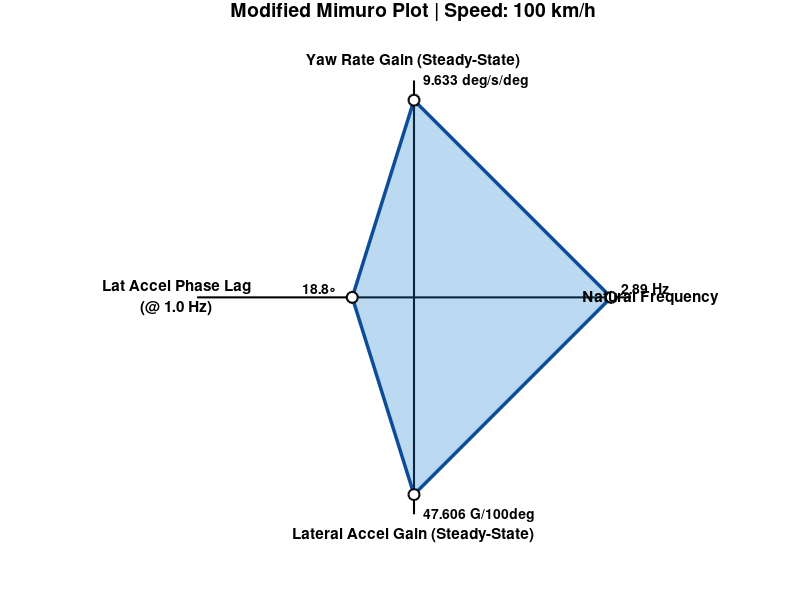

Recreate this plot in MATLAB.
% =========================================================================
% STANDALONE SCRIPT: MODIFIED MIMURO PLOT (NATURAL FREQUENCY ON +X)
% Uses Vehicle Parameters from MUS / ABS Simulation
% =========================================================================
clear; clc; close all;

% 1. Vehicle Parameters (From your ABS Script)
veh_params.m = 1600; 
veh_params.Iz = 2600; 
veh_params.lf = 1.3; 
veh_params.lr = 1.3; 
veh_params.ks_f = 345000; 
veh_params.ks_r = 410000;

% Benchmarking Conditions
V_kmh = 100;                % Standard benchmarking speed (km/h)
V_x = V_kmh / 3.6;          % Convert to m/s
f_bench = 1.0;              % Standard steering input frequency (Hz)
w_bench = 2 * pi * f_bench; % Rad/s

% 2. State-Space Matrices Construction (2-DOF Bicycle Model)
A11 = -(veh_params.ks_f + veh_params.ks_r) / (veh_params.m * V_x);
A12 = ((veh_params.ks_r * veh_params.lr - veh_params.ks_f * veh_params.lf) / (veh_params.m * V_x)) - V_x;
A21 = (veh_params.ks_r * veh_params.lr - veh_params.ks_f * veh_params.lf) / (veh_params.Iz * V_x);
A22 = -(veh_params.ks_f * veh_params.lf^2 + veh_params.ks_r * veh_params.lr^2) / (veh_params.Iz * V_x);

A = [A11, A12; A21, A22];
B = [veh_params.ks_f / veh_params.m; (veh_params.ks_f * veh_params.lf) / veh_params.Iz];

% Output Matrices
% C_r  -> Yaw Rate (State 2)
% C_ay -> Lateral Accel (v_dot + V_x*r)
C_r = [0, 1];
D_r = 0;
C_ay = [A11, (A12 + V_x)];
D_ay = B(1);

% Define Systems
sys_r = ss(A, B, C_r, D_r);
sys_ay = ss(A, B, C_ay, D_ay);

% 3. Extract Plot Points
% Steady-State Gains 
Gr_ss_rad = dcgain(sys_r);               
Gr_ss_deg = Gr_ss_rad; % deg/s per deg of steer (ratio is identical)

Gay_ss_ms2 = dcgain(sys_ay);             
Gay_ss_g = (Gay_ss_ms2 / 9.81) * (pi/180) * 100; % G per 100 deg of steer

% Natural Frequency (Replaces Yaw Rate Phase Lag on +X)
[Wn, ~] = damp(A);
f_n = Wn(1) / (2*pi); % Natural frequency in Hz

% Lateral Acceleration Phase Lag at 1 Hz (on -X)
[~, phase_ay] = bode(sys_ay, w_bench);
lag_ay = -squeeze(phase_ay); 

% 4. Normalization for Radar Chart Plotting
% Define maximum bounds to scale the axes visually
max_Gr = 0.5;    % Max expected Yaw Gain (deg/s/deg)
max_Gay = 1.5;   % Max expected Lat Accel Gain (G/100deg)
max_fn = 2.5;    % Max expected Natural Frequency (Hz)
max_lag = 60;    % Max expected Phase Lag (deg)

% Normalize values (0 to 1 scale)
norm_Gr = min(Gr_ss_deg / max_Gr, 1.0);
norm_Gay = min(Gay_ss_g / max_Gay, 1.0);
norm_fn = min(f_n / max_fn, 1.0);
norm_lag_ay = min(lag_ay / max_lag, 1.0);

% Define Polygon Coordinates (Top, Right, Bottom, Left)
X_poly = [0, norm_fn, 0, -norm_lag_ay, 0];
Y_poly = [norm_Gr, 0, -norm_Gay, 0, norm_Gr];

% 5. Render Modified Mimuro Plot
figure('Name', 'Modified Mimuro Handling Plot', 'Color', 'w', 'Position', [100, 100, 800, 800]);
hold on; axis equal; axis([-1.2 1.2 -1.2 1.2]); axis off;

% Draw Axis Crosshairs
plot([-1.1 1.1], [0 0], 'k-', 'LineWidth', 1.5); % Horizontal
plot([0 0], [-1.1 1.1], 'k-', 'LineWidth', 1.5); % Vertical

% Plot the Handling Diamond
fill(X_poly, Y_poly, [0.1 0.5 0.8], 'FaceAlpha', 0.3, 'EdgeColor', [0.05 0.3 0.6], 'LineWidth', 2.5);

% Plot the Vertices
plot(X_poly(1:4), Y_poly(1:4), 'ko', 'MarkerFaceColor', 'w', 'MarkerSize', 8, 'LineWidth', 1.5);

% Add Data Labels to Vertices
text(0.05, norm_Gr + 0.1, sprintf('%.3f deg/s/deg', Gr_ss_deg), 'FontWeight', 'bold');
text(norm_fn + 0.05, 0.05, sprintf('%.2f Hz', f_n), 'FontWeight', 'bold');
text(0.05, -norm_Gay - 0.1, sprintf('%.3f G/100deg', Gay_ss_g), 'FontWeight', 'bold');
text(-norm_lag_ay - 0.25, 0.05, sprintf('%.1f\\circ', lag_ay), 'FontWeight', 'bold');

% Add Axis Titles
text(0, 1.2, 'Yaw Rate Gain (Steady-State)', 'HorizontalAlignment', 'center', 'FontWeight', 'bold', 'FontSize', 11);
text(0, -1.2, 'Lateral Accel Gain (Steady-State)', 'HorizontalAlignment', 'center', 'FontWeight', 'bold', 'FontSize', 11);
text(1.2, 0, 'Natural Frequency', 'HorizontalAlignment', 'center', 'FontWeight', 'bold', 'FontSize', 11);
text(-1.2, 0, sprintf('Lat Accel Phase Lag\n(@ %.1f Hz)', f_bench), 'HorizontalAlignment', 'center', 'FontWeight', 'bold', 'FontSize', 11);

% Main Title
title(sprintf('Modified Mimuro Plot | Speed: %d km/h', V_kmh), 'FontSize', 14, 'FontWeight', 'bold', 'Position', [0, 1.4, 0]);
